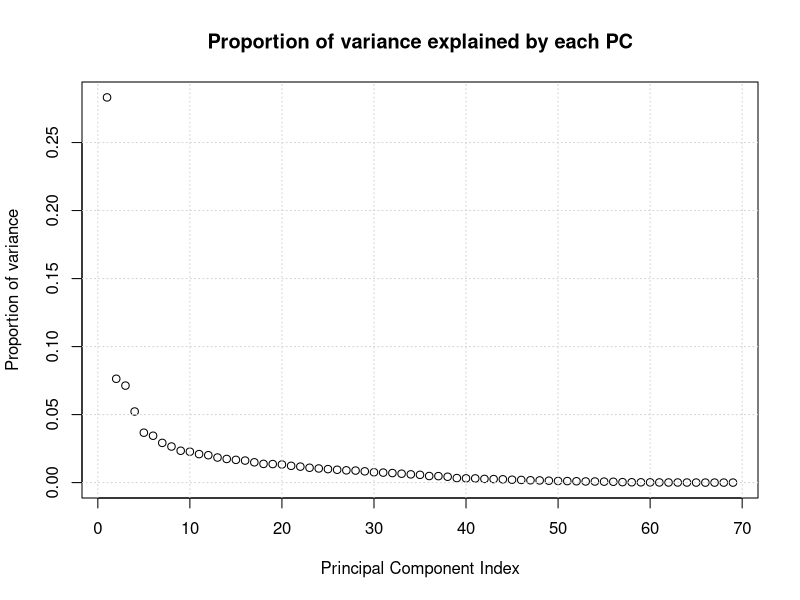
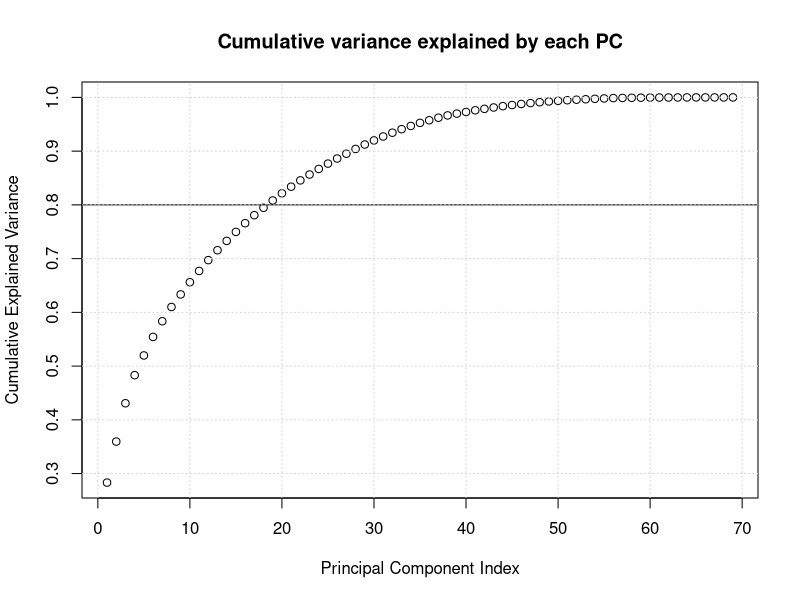
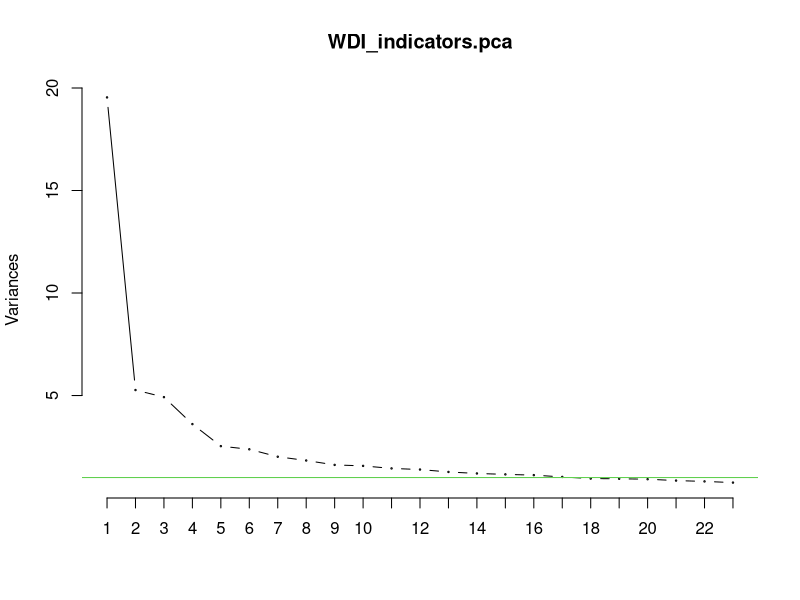
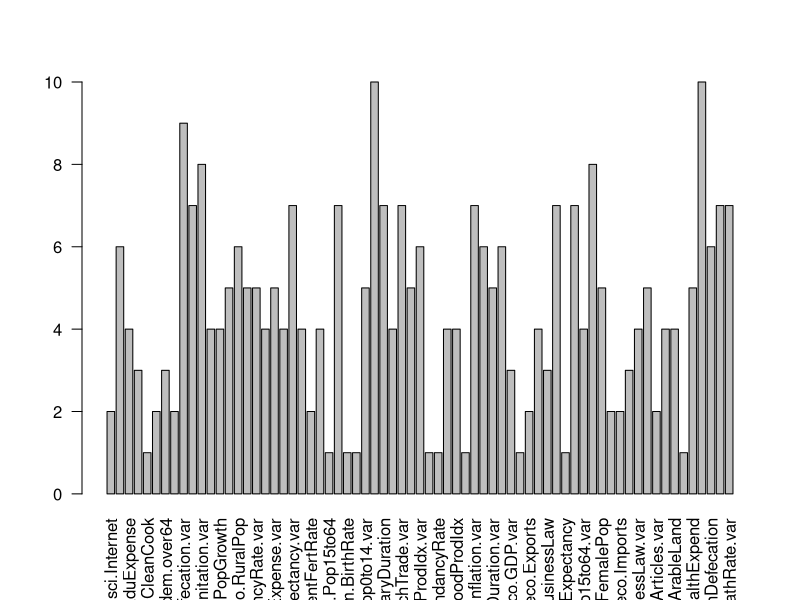
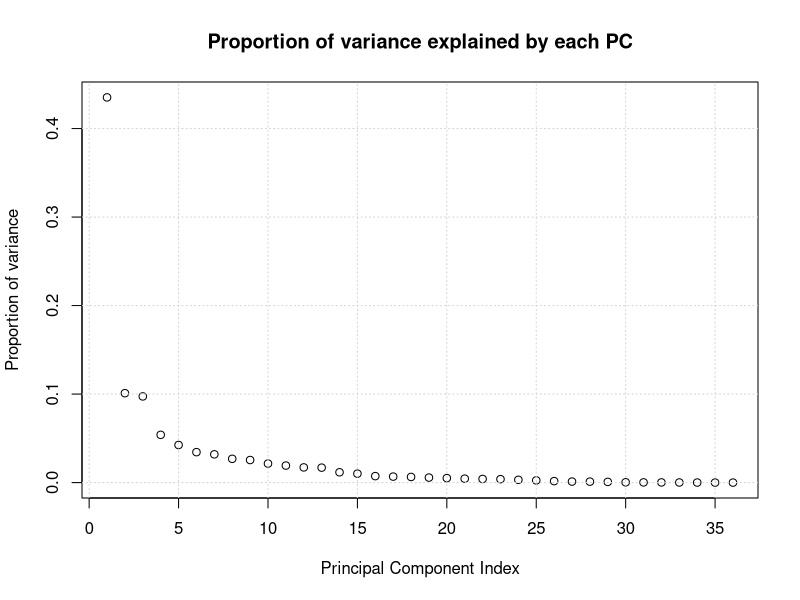
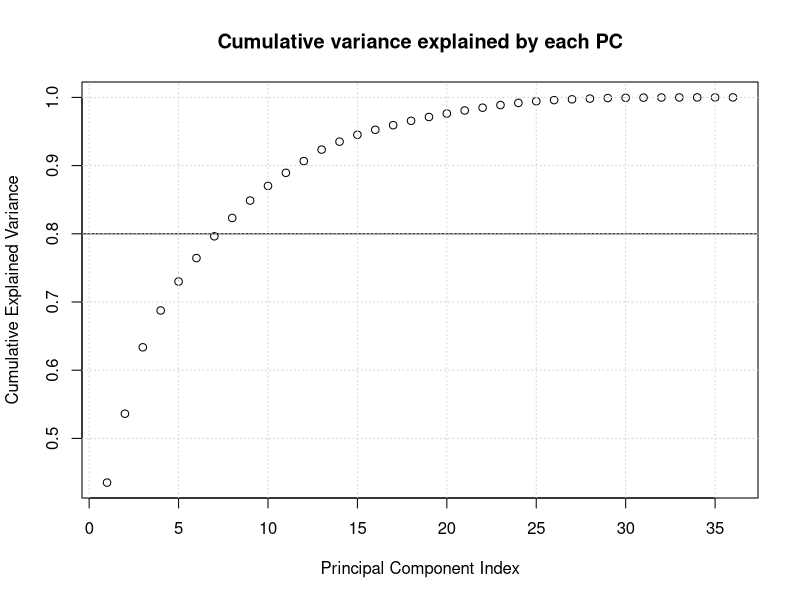
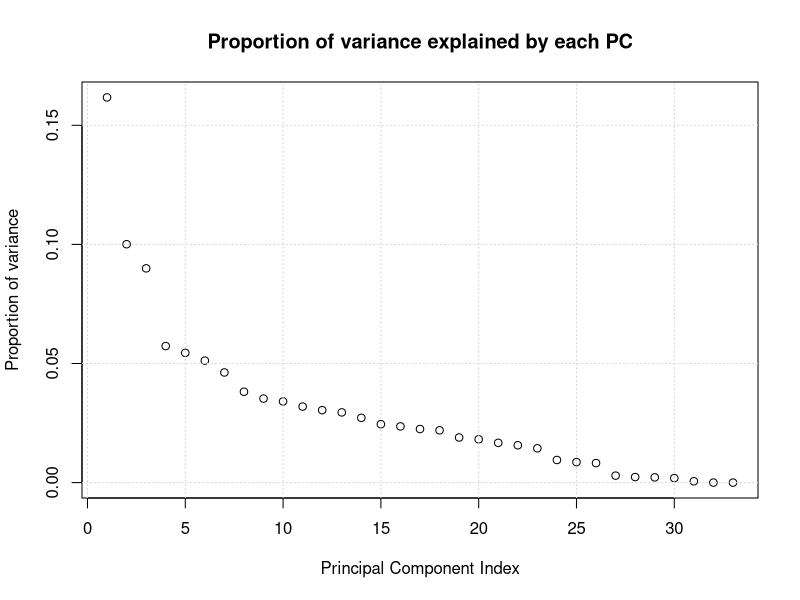
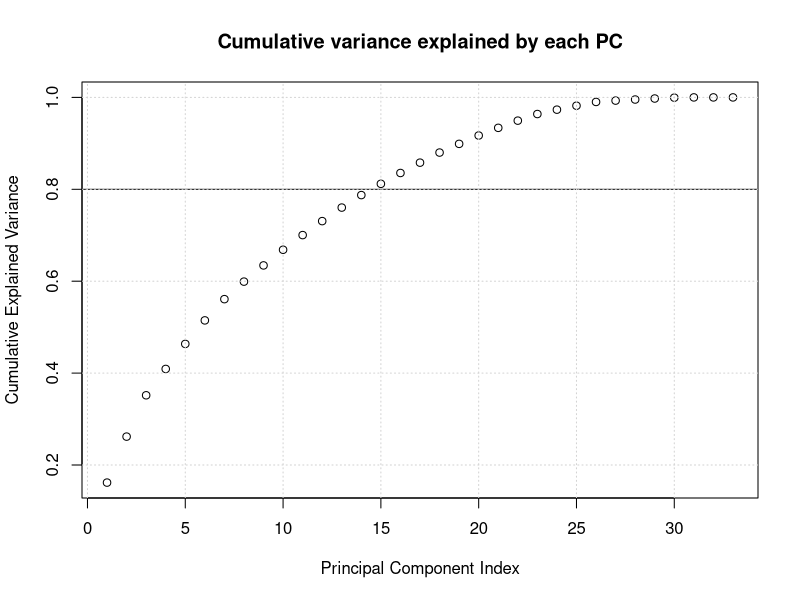

Write R code to recreate these figures, in order.
library(readr) # read_csv
# read and prepare data
WDI <- read_csv("../data/WDI_shortnames.csv")
WDI_indicators<-WDI[,c(2:(length(WDI)-2))] # the last two columns are the HDI-delta and categorical HDI and the first is the country/year pair
HDI<-WDI[,c(length(WDI)-1, length(WDI))] # target variables
WDI_countryYear<-WDI[,1] # name of each sample (not relevant for the numerical analysis)

#################################
# Principal Components Analysis #
#################################
#Classical PCA on the indicators centering and scaling
WDI_indicators.pca<-prcomp(WDI_indicators, center=TRUE, scale. = TRUE) 
summary(WDI_indicators.pca)

# # install.packages("devtools")
# library(devtools)
# # install_github("vqv/ggbiplot")
# library(ggbiplot)
# ggbiplot(WDI_indicators.pca)

# Proportion of variance explained by each principal component
variance_proportion <- WDI_indicators.pca$sdev^2/sum(WDI_indicators.pca$sdev^2) # compute the proportion of variance explained by each component
# plot
plot(variance_proportion, ylab = "Proportion of variance", xlab = "Principal Component Index", main = "Proportion of variance explained by each PC")
grid()

# Cumulative variance explained by each principal component
cumulative_variance <- cumsum(variance_proportion) # compute the cumulative variance explained by each component
# plot
plot(cumulative_variance, ylab = "Cumulative Explained Variance", xlab = "Principal Component Index", main = "Cumulative variance explained by each PC")
abline(0.8,0)
grid()

# Choice of principal components
# 1.Choose *k_1* such that lambda_i >= lambda^bar (which is 1, since we are working with standardized variables) for i = 1:k_1
{k_1 = 0
for (value in WDI_indicators.pca$sdev){ if (value^2 >=  1) k_1 = k_1+1}
k_1} # show the value of k_1

# 2.Choose k_0.8 such that the first k_0.8 PC's explain 80% of the variance
{k_0.8 = 0
for (value in cumulative_variance){if (value < 0.8) k_0.8 = k_0.8+1}
if(cumulative_variance[k_0.8] < 0.8) k_0.8 = k_0.8+1 # if the threshold of the 80% has not yet been reached, add one more (PC_k_0.8 is the first component after reaching the 80% threshold)
k_0.8} # show the value of k_0.8

# 3. Find the elbow
screeplot(WDI_indicators.pca,type = "lines", cex = 0.2, npcs = length(WDI_indicators.pca$sdev)/3)
abline(h = mean(WDI_indicators.pca$sdev^2), col = 3)
mean(WDI_indicators.pca$sdev^2)
WDI_indicators.pca$sdev
k = min(k_1, k_0.8);k # choose the minimum value

# Transform data
WDI_indicators_afterPCA <- WDI_indicators.pca$x%*% WDI_indicators.pca$rotation[,1:k] #transform data according to the chosen k

# understanding the loadings
count_magnitude<-rep(0, length(WDI_indicators.pca$rotation[,1]))
for(i in 1:length(count_magnitude)){
  for(j in 1:k){
    if(WDI_indicators.pca$rotation[i,j]^2 > sum(WDI_indicators.pca$rotation[,j]^2)/length(WDI_indicators.pca$rotation[,j])) count_magnitude[i] = count_magnitude[i]+1
  }
}
barplot(count_magnitude, names.arg=rownames(WDI_indicators.pca$rotation), las=2)

###########################################
# Dataset with and without "delta" values #
###########################################

# find the indices of the columns that correspond to a "delta" value
delta_indx <- grepl('var', colnames(WDI))

# Considering the dataset without the Deltas
WDI_noDeltas <- WDI[!delta_indx] # consider only the columns that do not correspond to a "Delta" value
WDI_indicators_noDeltas <- WDI_noDeltas[,c(2:(length(WDI_noDeltas)-2))] # remove the country/year pair and the HDI

#PCA on the indicators with no deltas centering and scaling
WDI_indicators_noDeltas.pca<-prcomp(WDI_indicators_noDeltas, center=TRUE, scale. = TRUE)
summary(WDI_indicators_noDeltas.pca)

# Proportion of variance explained by each principal component
variance_proportion_noDeltas <- WDI_indicators_noDeltas.pca$sdev^2/sum(WDI_indicators_noDeltas.pca$sdev^2) # compute the proportion of variance explained by each component
# plot
plot(variance_proportion_noDeltas, ylab = "Proportion of variance", xlab = "Principal Component Index", main = "Proportion of variance explained by each PC")
grid()

# Cumulative variance explained by each principal component
cumulative_variance_noDeltas <- cumsum(variance_proportion_noDeltas) # compute the cumulative variance explained by each component
# plot
plot(cumulative_variance_noDeltas, 
     ylab = "Cumulative Explained Variance", 
     xlab = "Principal Component Index", main = "Cumulative variance explained by each PC");abline(0.8,0);grid()

# Choice of principal components
# 1.Choose *k_1* such that lambda_i >= lambda^bar (which is 1, since we are working with standardized variables) for i = 1:k_1
{k_1 = 0
for (value in WDI_indicators_noDeltas.pca$sdev){ if (value^2 >=  1) k_1 = k_1+1}
k_1 # show the value of k_1

# 2.Choose k_0.8 such that the first k_0.8 PC's explain 80% of the variance
k_0.8 = 0
for (value in cumulative_variance_noDeltas){if (value < 0.8) k_0.8 = k_0.8+1}
if(cumulative_variance_noDeltas[k_0.8] < 0.8) k_0.8 = k_0.8+1 # if the threshold of the 80% has not yet been reached, add one more (PC_k_0.8 is the first component after reaching the 80% threshold)
k_0.8 # show the value of k_0.8

k = min(k_1, k_0.8);k} # choose the minimum value

# Transform data
WDI_indicators_noDeltas_afterPCA <- WDI_indicators_noDeltas.pca$x%*% WDI_indicators_noDeltas.pca$rotation[,1:k] #transform data according to the chosen k

###############################
# Considering only the Deltas #
###############################
WDI_indicators_Deltas<- WDI[delta_indx] # consider only the columns that correspond to a "Delta"

#PCA on the indicators with no deltas centering and scaling
WDI_indicators_Deltas.pca<-prcomp(WDI_indicators_Deltas, center=TRUE, scale. = TRUE)
summary(WDI_indicators_Deltas.pca)

# Proportion of variance explained by each component
variance_proportion_Deltas <- WDI_indicators_Deltas.pca$sdev^2/sum(WDI_indicators_Deltas.pca$sdev^2) #vector of the proportion of variance explained by each component
# plot
plot(variance_proportion_Deltas, 
     ylab = "Proportion of variance", 
     xlab = "Principal Component Index", 
     main = "Proportion of variance explained by each PC");grid()

# Cumulative variance explained by each component
cumulative_variance_Deltas <- cumsum(variance_proportion_Deltas) #compute the cumulative variance
# plot
plot(cumulative_variance_Deltas, 
     ylab = "Cumulative Explained Variance", 
     xlab = "Principal Component Index", 
     main = "Cumulative variance explained by each PC");abline(0.8,0);grid()

# Choice of principal components
# 1.Choose *k_1* such that lambda_i >= lambda^bar (which is 1, since we are working with standardized variables) for i = 1:k_1
{k_1 = 0; 
for (value in WDI_indicators_Deltas.pca$sdev){ if (value^2 >=  1) k_1 = k_1+1}
k_1 # show the value of k_1

# 2.Choose k_0.8 such that the first k_0.8 PC's explain 80% of the variance
k_0.8 = 0;
for (value in cumulative_variance_Deltas){if (value < 0.8) k_0.8 = k_0.8+1}
if(cumulative_variance_Deltas[k_0.8] < 0.8) k_0.8 = k_0.8+1 # if the threshold of the 80% has not yet been reached, add one more (PC_k_0.8 is the first component after reaching the 80% threshold)
k_0.8 # show the value of k_0.8
# choose the minimum value
k = min(k_1, k_0.8); k}

# Transform data
WDI_indicators_Deltas_afterPCA <- WDI_indicators_Deltas.pca$x%*% WDI_indicators_Deltas.pca$rotation[,1:k] #transform data according to the chosen k


##############
# Robust PCA #
##############
library("rrcov") # Pca's
#WDI_indicators.pcaCov<-PcaCov(WDI_indicators,scale=TRUE,crit.pca.distances = 0.999) # singular covariance matrix

# PCA Grid
WDI_indicators.pcaGrid<- PcaGrid(WDI_indicators,scale=TRUE,crit.pca.distances = 0.999)
summary(WDI_indicators.pcaGrid)

# Proportion of variance explained by each component
variance_proportion_pcaGrid <- WDI_indicators.pcaGrid$eigenvalues/sum(WDI_indicators.pcaGrid$eigenvalues) #vector of the proportion of variance explained by each component
# plot
plot(variance_proportion_pcaGrid, 
     ylab = "Proportion of variance", 
     xlab = "Principal Component Index", 
     main = "Proportion of variance explained by each PC");grid()

# Cumulative variance explained by each component
cumulative_variance_pcaGrid <- cumsum(variance_proportion_pcaGrid) #compute the cumulative variance
# plot
plot(cumulative_variance_pcaGrid, 
     ylab = "Cumulative Explained Variance", 
     xlab = "Principal Component Index", 
     main = "Cumulative variance explained by each PC");abline(0.8,0);grid()

# # Choice of principal components
# # 1.Choose *k_1* such that lambda_i >= lambda^bar (which is 1, since we are working with standardized variables) for i = 1:k_1
# k_1 = 0 
# for (value in WDI_indicators.pcaGrid$eigenvalues){ if (value >=  1) k_1 = k_1+1}
# k_1 # show the value of k_1
# 
# # 2.Choose k_0.8 such that the first k_0.8 PC's explain 80% of the variance
# k_0.8 = 0
# for (value in cumulative_variance_pcaGrid){if (value < 0.8) k_0.8 = k_0.8+1}
# if(cumulative_variance_pcaGrid[k_0.8] < 0.8) k_0.8 = k_0.8+1 # if the threshold of the 80% has not yet been reached, add one more (PC_k_0.8 is the first component after reaching the 80% threshold)
# k_0.8 # show the value of k_0.8
# 
# # choose the minimum value
# k = min(k_1, k_0.8) 
# 
# # Transform data
# WDI_indicators_afterPcaGrid <- WDI_indicators.pcaGrid$scores[,1:k]


# PCA Hubert
WDI_indicators.pcaROBPCA <- PcaHubert(WDI_indicators,scale=TRUE,crit.pca.distances = 0.999) #kmax = 10 in PcaHubert
summary(WDI_indicators.pcaROBPCA)

# Proportion of variance explained by each component
variance_proportion_pcaROBPCA <- WDI_indicators.pcaROBPCA$eigenvalues/sum(WDI_indicators.pcaROBPCA$eigenvalues) #vector of the proportion of variance explained by each component
# plot
plot(variance_proportion_pcaROBPCA, 
     ylab = "Proportion of variance", 
     xlab = "Principal Component Index", 
     main = "Proportion of variance explained by each PC");grid()

# Cumulative variance explained by each component
cumulative_variance_pcaROBPCA <- cumsum(variance_proportion_pcaROBPCA) #compute the cumulative variance
# plot
plot(cumulative_variance_pcaROBPCA, 
     ylab = "Cumulative Explained Variance", 
     xlab = "Principal Component Index", 
     main = "Cumulative variance explained by each PC");abline(0.8,0);grid()


screeplot(WDI_indicators.pcaROBPCA); abline(h=mean(WDI_indicators.pcaROBPCA$eigenvalues))

plot(WDI_indicators.pcaROBPCA,pch=20,lwd=2,col=(2-WDI_indicators.pcaROBPCA$flag)) # Mahalanobis Distance
# WDI_indicators.pcaROBPCA$flag = 0 or 1 depending on whether the observation 
# col =  2 -> plot in red (if 1 -> plot in black)

WDI_indicators.pcaROBPCA2 <- PcaHubert(WDI_indicators,scale=TRUE,k=2,crit.pca.distances = 0.999)
plot(WDI_indicators.pcaROBPCA2,pch=20,lwd=2,col=(2-WDI_indicators.pcaROBPCA$flag)) # Distance-Distance


# load.ROBPCA<-cbind(
#   round(getLoadings(WDI_indicators.pcaROBPCA),3),NA,
#   round(cor(WDI_indicators,getScores(WDI_indicators.pcaROBPCA)),3));load.ROBPCA

#diag(var(WDI_indicators))

# Test linear dependence between variables
#install.packages("plm")
library("plm")
detect.lindep(WDI_indicators)
